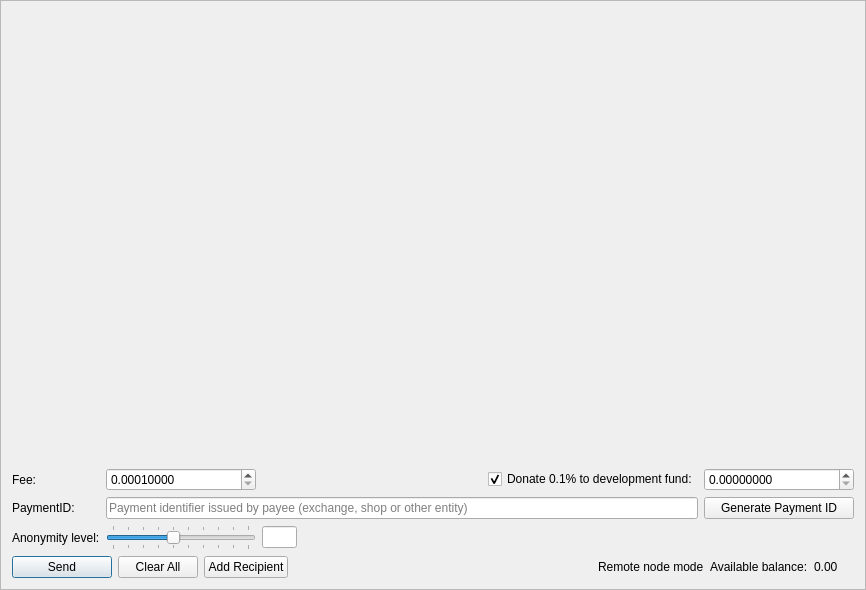
<?xml version="1.0" encoding="UTF-8"?>
<ui version="4.0">
 <class>SendFrame</class>
 <widget class="QFrame" name="SendFrame">
  <property name="geometry">
   <rect>
    <x>0</x>
    <y>0</y>
    <width>866</width>
    <height>590</height>
   </rect>
  </property>
  <property name="windowTitle">
   <string>Frame</string>
  </property>
  <property name="frameShape">
   <enum>QFrame::StyledPanel</enum>
  </property>
  <property name="frameShadow">
   <enum>QFrame::Raised</enum>
  </property>
  <layout class="QVBoxLayout" name="m_send_frame_main_layout">
   <item>
    <widget class="QScrollArea" name="m_transfersScrollarea">
     <property name="frameShape">
      <enum>QFrame::NoFrame</enum>
     </property>
     <property name="widgetResizable">
      <bool>true</bool>
     </property>
     <widget class="QWidget" name="scrollAreaWidgetContents">
      <property name="geometry">
       <rect>
        <x>0</x>
        <y>0</y>
        <width>846</width>
        <height>439</height>
       </rect>
      </property>
      <layout class="QVBoxLayout" name="m_send_frame_layout">
       <property name="leftMargin">
        <number>0</number>
       </property>
       <property name="topMargin">
        <number>0</number>
       </property>
       <property name="rightMargin">
        <number>0</number>
       </property>
       <property name="bottomMargin">
        <number>0</number>
       </property>
       <item>
        <spacer name="verticalSpacer">
         <property name="orientation">
          <enum>Qt::Vertical</enum>
         </property>
         <property name="sizeHint" stdset="0">
          <size>
           <width>20</width>
           <height>445</height>
          </size>
         </property>
        </spacer>
       </item>
      </layout>
     </widget>
    </widget>
   </item>
   <item>
    <layout class="QGridLayout" name="gridLayout">
     <property name="topMargin">
      <number>5</number>
     </property>
     <item row="5" column="1">
      <widget class="QSlider" name="m_mixinSlider">
       <property name="maximumSize">
        <size>
         <width>150</width>
         <height>16777215</height>
        </size>
       </property>
       <property name="baseSize">
        <size>
         <width>200</width>
         <height>0</height>
        </size>
       </property>
       <property name="minimum">
        <number>1</number>
       </property>
       <property name="maximum">
        <number>10</number>
       </property>
       <property name="pageStep">
        <number>1</number>
       </property>
       <property name="value">
        <number>5</number>
       </property>
       <property name="sliderPosition">
        <number>5</number>
       </property>
       <property name="tracking">
        <bool>false</bool>
       </property>
       <property name="orientation">
        <enum>Qt::Horizontal</enum>
       </property>
       <property name="tickPosition">
        <enum>QSlider::TicksBothSides</enum>
       </property>
       <property name="tickInterval">
        <number>1</number>
       </property>
      </widget>
     </item>
     <item row="5" column="0">
      <widget class="QLabel" name="label_2">
       <property name="text">
        <string>Anonymity level:</string>
       </property>
      </widget>
     </item>
     <item row="1" column="3">
      <widget class="QCheckBox" name="donateCheckBox">
       <property name="text">
        <string>Donate 0.1% to development fund:</string>
       </property>
       <property name="checked">
        <bool>true</bool>
       </property>
      </widget>
     </item>
     <item row="1" column="0">
      <widget class="QLabel" name="label">
       <property name="text">
        <string>Fee:</string>
       </property>
      </widget>
     </item>
     <item row="3" column="0">
      <widget class="QLabel" name="label_6">
       <property name="text">
        <string>PaymentID:</string>
       </property>
      </widget>
     </item>
     <item row="5" column="2">
      <widget class="QLineEdit" name="m_mixinEdit">
       <property name="minimumSize">
        <size>
         <width>35</width>
         <height>0</height>
        </size>
       </property>
       <property name="maximumSize">
        <size>
         <width>30</width>
         <height>16777215</height>
        </size>
       </property>
       <property name="text">
        <string notr="true"/>
       </property>
       <property name="maxLength">
        <number>5</number>
       </property>
       <property name="alignment">
        <set>Qt::AlignCenter</set>
       </property>
       <property name="readOnly">
        <bool>true</bool>
       </property>
      </widget>
     </item>
     <item row="3" column="1" colspan="3">
      <widget class="QLineEdit" name="m_paymentIdEdit">
       <property name="maxLength">
        <number>64</number>
       </property>
       <property name="placeholderText">
        <string>Payment identifier issued by payee (exchange, shop or other entity)</string>
       </property>
      </widget>
     </item>
     <item row="1" column="1">
      <widget class="QDoubleSpinBox" name="m_feeSpin">
       <property name="minimumSize">
        <size>
         <width>150</width>
         <height>0</height>
        </size>
       </property>
       <property name="baseSize">
        <size>
         <width>150</width>
         <height>0</height>
        </size>
       </property>
       <property name="cursor">
        <cursorShape>IBeamCursor</cursorShape>
       </property>
       <property name="locale">
        <locale language="English" country="UnitedStates"/>
       </property>
       <property name="suffix">
        <string/>
       </property>
       <property name="decimals">
        <number>8</number>
       </property>
       <property name="minimum">
        <double>0.000100000000000</double>
       </property>
       <property name="maximum">
        <double>999999999999999.000000000000000</double>
       </property>
       <property name="singleStep">
        <double>0.000100000000000</double>
       </property>
       <property name="value">
        <double>0.000100000000000</double>
       </property>
      </widget>
     </item>
     <item row="3" column="4">
      <widget class="QPushButton" name="m_generatePaymentIdButton">
       <property name="sizePolicy">
        <sizepolicy hsizetype="Preferred" vsizetype="Fixed">
         <horstretch>0</horstretch>
         <verstretch>0</verstretch>
        </sizepolicy>
       </property>
       <property name="maximumSize">
        <size>
         <width>200</width>
         <height>16777215</height>
        </size>
       </property>
       <property name="text">
        <string>Generate Payment ID</string>
       </property>
      </widget>
     </item>
     <item row="1" column="4">
      <widget class="QDoubleSpinBox" name="m_donateSpin">
       <property name="minimumSize">
        <size>
         <width>150</width>
         <height>0</height>
        </size>
       </property>
       <property name="maximumSize">
        <size>
         <width>16777215</width>
         <height>16777215</height>
        </size>
       </property>
       <property name="baseSize">
        <size>
         <width>150</width>
         <height>0</height>
        </size>
       </property>
       <property name="cursor">
        <cursorShape>IBeamCursor</cursorShape>
       </property>
       <property name="locale">
        <locale language="English" country="UnitedStates"/>
       </property>
       <property name="decimals">
        <number>8</number>
       </property>
       <property name="maximum">
        <double>999999999999999.000000000000000</double>
       </property>
       <property name="singleStep">
        <double>0.100000000000000</double>
       </property>
      </widget>
     </item>
     <item row="1" column="2">
      <spacer name="horizontalSpacer">
       <property name="orientation">
        <enum>Qt::Horizontal</enum>
       </property>
       <property name="sizeType">
        <enum>QSizePolicy::Expanding</enum>
       </property>
       <property name="sizeHint" stdset="0">
        <size>
         <width>100</width>
         <height>20</height>
        </size>
       </property>
      </spacer>
     </item>
    </layout>
   </item>
   <item>
    <layout class="QHBoxLayout" name="horizontalLayout">
     <item>
      <widget class="QPushButton" name="m_sendButton">
       <property name="minimumSize">
        <size>
         <width>100</width>
         <height>0</height>
        </size>
       </property>
       <property name="text">
        <string>Send</string>
       </property>
       <property name="icon">
        <iconset resource="../../resources.qrc">
         <normaloff>:/icons/btn-send</normaloff>:/icons/btn-send</iconset>
       </property>
       <property name="default">
        <bool>true</bool>
       </property>
      </widget>
     </item>
     <item>
      <widget class="QPushButton" name="m_clearAllButton">
       <property name="text">
        <string>Clear All</string>
       </property>
       <property name="icon">
        <iconset resource="../../resources.qrc">
         <normaloff>:/icons/remove</normaloff>:/icons/remove</iconset>
       </property>
      </widget>
     </item>
     <item>
      <widget class="QPushButton" name="m_addRecipientButton">
       <property name="text">
        <string>Add Recipient</string>
       </property>
       <property name="icon">
        <iconset resource="../../resources.qrc">
         <normaloff>:/icons/add_recepient</normaloff>:/icons/add_recepient</iconset>
       </property>
      </widget>
     </item>
     <item>
      <spacer name="horizontalSpacer_2">
       <property name="orientation">
        <enum>Qt::Horizontal</enum>
       </property>
       <property name="sizeHint" stdset="0">
        <size>
         <width>40</width>
         <height>20</height>
        </size>
       </property>
      </spacer>
     </item>
     <item>
      <widget class="QLabel" name="m_remote_label">
       <property name="font">
        <font>
         <weight>50</weight>
         <bold>false</bold>
        </font>
       </property>
       <property name="toolTip">
        <string>Wallet is connected through remote node. Additional 0.25% fee will be applied.</string>
       </property>
       <property name="text">
        <string>Remote node mode</string>
       </property>
      </widget>
     </item>
     <item>
      <widget class="QLabel" name="label_4">
       <property name="text">
        <string>Available balance:</string>
       </property>
      </widget>
     </item>
     <item>
      <widget class="QLabel" name="m_balanceLabel">
       <property name="text">
        <string notr="true">0.00 </string>
       </property>
      </widget>
     </item>
     <item>
      <widget class="QLabel" name="m_tickerLabel">
       <property name="text">
        <string notr="true"/>
       </property>
      </widget>
     </item>
    </layout>
   </item>
  </layout>
 </widget>
 <tabstops>
  <tabstop>m_feeSpin</tabstop>
  <tabstop>donateCheckBox</tabstop>
  <tabstop>m_donateSpin</tabstop>
  <tabstop>m_paymentIdEdit</tabstop>
  <tabstop>m_mixinSlider</tabstop>
  <tabstop>m_mixinEdit</tabstop>
  <tabstop>m_sendButton</tabstop>
  <tabstop>m_clearAllButton</tabstop>
  <tabstop>m_addRecipientButton</tabstop>
  <tabstop>m_transfersScrollarea</tabstop>
 </tabstops>
 <resources>
  <include location="../../resources.qrc"/>
 </resources>
 <connections>
  <connection>
   <sender>m_addRecipientButton</sender>
   <signal>clicked()</signal>
   <receiver>SendFrame</receiver>
   <slot>addRecipientClicked()</slot>
   <hints>
    <hint type="sourcelabel">
     <x>282</x>
     <y>561</y>
    </hint>
    <hint type="destinationlabel">
     <x>432</x>
     <y>294</y>
    </hint>
   </hints>
  </connection>
  <connection>
   <sender>m_clearAllButton</sender>
   <signal>clicked()</signal>
   <receiver>SendFrame</receiver>
   <slot>clearAllClicked()</slot>
   <hints>
    <hint type="sourcelabel">
     <x>154</x>
     <y>561</y>
    </hint>
    <hint type="destinationlabel">
     <x>432</x>
     <y>294</y>
    </hint>
   </hints>
  </connection>
  <connection>
   <sender>m_sendButton</sender>
   <signal>clicked()</signal>
   <receiver>SendFrame</receiver>
   <slot>sendClicked()</slot>
   <hints>
    <hint type="sourcelabel">
     <x>53</x>
     <y>561</y>
    </hint>
    <hint type="destinationlabel">
     <x>432</x>
     <y>294</y>
    </hint>
   </hints>
  </connection>
  <connection>
   <sender>m_mixinSlider</sender>
   <signal>valueChanged(int)</signal>
   <receiver>SendFrame</receiver>
   <slot>mixinValueChanged(int)</slot>
   <hints>
    <hint type="sourcelabel">
     <x>221</x>
     <y>520</y>
    </hint>
    <hint type="destinationlabel">
     <x>432</x>
     <y>294</y>
    </hint>
   </hints>
  </connection>
  <connection>
   <sender>m_generatePaymentIdButton</sender>
   <signal>clicked()</signal>
   <receiver>SendFrame</receiver>
   <slot>generatePaymentIdClicked()</slot>
   <hints>
    <hint type="sourcelabel">
     <x>748</x>
     <y>497</y>
    </hint>
    <hint type="destinationlabel">
     <x>432</x>
     <y>294</y>
    </hint>
   </hints>
  </connection>
 </connections>
 <slots>
  <slot>sendClicked()</slot>
  <slot>clearAllClicked()</slot>
  <slot>addRecipientClicked()</slot>
  <slot>mixinValueChanged(int)</slot>
 </slots>
</ui>
